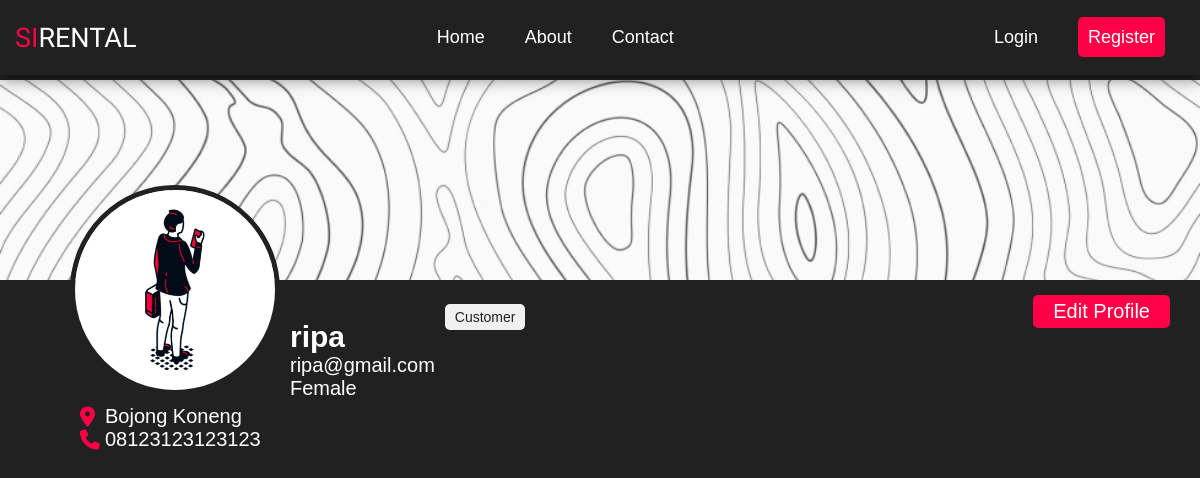
The page /profile.php?user_id=5 on the database its author committed.
### tables this page shows
CREATE TABLE IF NOT EXISTS `users` (
  `user_id` int(11) NOT NULL AUTO_INCREMENT,
  `user_name` varchar(50) DEFAULT NULL,
  `user_email` varchar(30) NOT NULL,
  `user_password` varchar(16) NOT NULL,
  `user_address` varchar(50) DEFAULT NULL,
  `user_phone` varchar(50) DEFAULT NULL,
  `user_gender` char(50) DEFAULT NULL,
  `user_level` int(11) NOT NULL,
  PRIMARY KEY (`user_id`),
  UNIQUE KEY `user_email` (`user_email`)
);

### profile.php (the view, shortened to what this page needs)
<?php
include('server/connection.php');
$id = $_GET['user_id'];
$query = "SELECT * FROM users WHERE user_id = $id";
$result = mysqli_query($conn, $query);
$row = mysqli_fetch_assoc($result);
include("layouts/navbar.php");
?>
<?php if ($row['user_level'] == 0) {
  $role = "Admin";
} else if ($row['user_level'] == 1) {
  $role = "Member";
} else {
  $role = "Customer";
}
?>
<div class="container-profile">
  <div class="background-profile">
    <img src="assets/background/topo.png" alt="" class="background-image" />
  </div>
  <div class="content-profile">
    <div>
      <img src="assets/icon/<?php echo $role; ?>.png" alt="" class="profile-image" />
    </div>
    <div class="profile-data">
      <h2><?php echo $row['user_name'] ?></h2>
      <p><?php echo $row['user_email'] ?></p>
      <p><?php if ($row['user_gender'] == "M") {
            $gender = "Male";
          } else if ($row['user_gender'] == 'F') {
            $gender = "Female";
          } else {
            $gender = "Undefined";
          }
          echo $gender;
          ?>
      </p>
      <div class="profile-data-privacy">
        <div>
          <i class="fa-solid fa-location-dot"></i>
          <p><?php echo $row['user_address'] ?></p>
        </div>
        <div>
          <i class="fa-solid fa-phone"></i>
          <p><?php echo $row['user_phone'] ?></p>
        </div>
      </div>
    </div>
    <div class="role" type="<?php echo $role ?>">
      <?php echo $role ?>
    </div>
    <a href="editProfile.php?user_id=<?php echo $row['user_id'] ?>" class="btn-edit-profil">
      <div>Edit Profile</div>
    </a>
  </div>
</div>
<?php
include('layouts/sidebar.php');
?>
</body>
</html>

### style/style.css (style rules this page uses)
*, body { margin: 0; padding: 0; }
.background-profile { width: 100%; margin: 0; padding: 0; }
.background-image { object-fit: cover; width: 100%; height: 200px; }
.content-profile { padding-left: 70px; position: relative; top: -100px; display: flex; align-items: end; }
.btn-edit-profil { position: absolute; text-decoration: none; color: #ffffff; right: 30px; top: 110px; }
.btn-edit-profil div { background-color: #ff0046; padding: 5px 20px; border-radius: 5px; }
.profile-image { object-fit: cover; width: 200px; border-radius: 100%; border: 5px solid #212121; }
.profile-data { padding-left: 10px; height: 50%; width: max-content; }
.profile-data-privacy { position: absolute; left: 80px; padding-top: 5px; flex-direction: row; }
.profile-data-privacy div { display: flex; align-items: center; }
.profile-data-privacy div p { margin-left: 10px; text-align: left; }
.profile-data-privacy div i { width: 15px; text-align: center; color: #ff0046; }
.role { font-size: 14px; position: relative; align-content: start; bottom: 70px; padding: 5px 10px; margin-left: 10px; border-radius: 5px; }
.role[type="customer"] { background-color: #f0f0f0; color: #212121; }
.container-profile { color: white; background-color: #212121; width: 100%; padding-top: 10vh; height: 90vh; font-family: "Poppins", sans-serif; font-size: 20px; }

### rows shown on the page
users: user_name "ripa", user_email "ripa@gmail.com", user_gender "Female", user_address "Bojong Koneng", user_phone "08123123123123", user_level "Customer"
